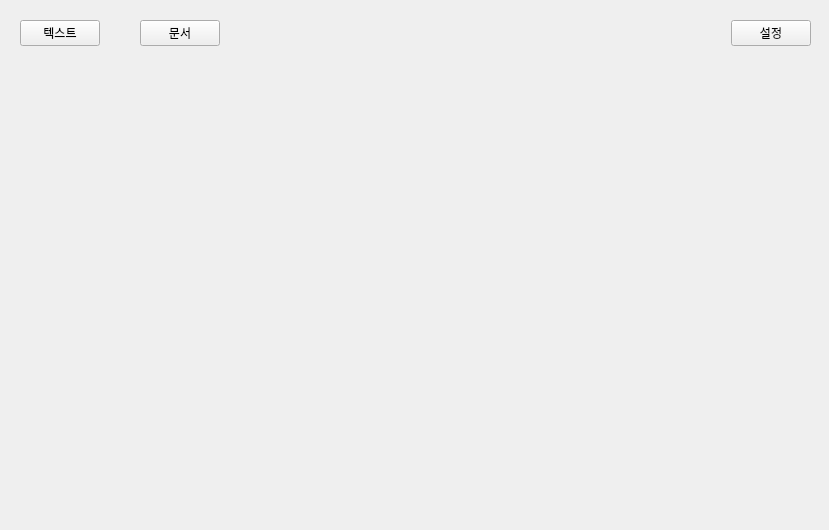
<?xml version="1.0" encoding="UTF-8"?>
<ui version="4.0">
 <class>FinTranslatorMainWidget</class>
 <widget class="QWidget" name="FinTranslatorMainWidget">
  <property name="geometry">
   <rect>
    <x>0</x>
    <y>0</y>
    <width>829</width>
    <height>530</height>
   </rect>
  </property>
  <property name="windowTitle">
   <string>FinTranslatorMainWidget</string>
  </property>
  <property name="styleSheet">
   <string notr="true"/>
  </property>
  <widget class="QWidget" name="layoutWidget">
   <property name="geometry">
    <rect>
     <x>10</x>
     <y>10</y>
     <width>811</width>
     <height>511</height>
    </rect>
   </property>
   <layout class="QGridLayout" name="mainLayout">
    <property name="leftMargin">
     <number>10</number>
    </property>
    <property name="topMargin">
     <number>10</number>
    </property>
    <property name="rightMargin">
     <number>10</number>
    </property>
    <property name="bottomMargin">
     <number>10</number>
    </property>
    <property name="horizontalSpacing">
     <number>0</number>
    </property>
    <property name="verticalSpacing">
     <number>10</number>
    </property>
    <item row="0" column="0">
     <layout class="QHBoxLayout" name="topMenuLayout" stretch="0,1">
      <property name="spacing">
       <number>0</number>
      </property>
      <item>
       <layout class="QHBoxLayout" name="tabBarLayout">
        <property name="spacing">
         <number>40</number>
        </property>
        <item alignment="Qt::AlignmentFlag::AlignLeft">
         <widget class="QPushButton" name="textTabButton">
          <property name="text">
           <string>텍스트</string>
          </property>
          <property name="checkable">
           <bool>true</bool>
          </property>
         </widget>
        </item>
        <item alignment="Qt::AlignmentFlag::AlignLeft">
         <widget class="QPushButton" name="docTabButton">
          <property name="text">
           <string>문서</string>
          </property>
          <property name="checkable">
           <bool>true</bool>
          </property>
         </widget>
        </item>
       </layout>
      </item>
      <item>
       <layout class="QHBoxLayout" name="rightAlignLayout">
        <item alignment="Qt::AlignmentFlag::AlignRight">
         <widget class="QPushButton" name="settingsButton">
          <property name="text">
           <string>설정</string>
          </property>
         </widget>
        </item>
       </layout>
      </item>
     </layout>
    </item>
    <item row="2" column="0">
     <layout class="QHBoxLayout" name="statusLayout"/>
    </item>
    <item row="1" column="0">
     <widget class="QStackedWidget" name="mainStackedWidget"/>
    </item>
   </layout>
  </widget>
 </widget>
 <resources/>
 <connections/>
</ui>
